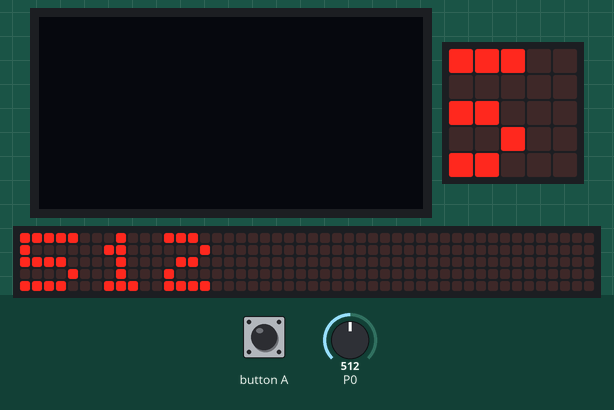
Recording of a program running on a simulated BBC micro:bit (MakeCode). On the bench: 128×64 one-colour display, the board's 5×5 LED display, a strip that is not on the board, showing the scrolling text unrolled. The inputs (shaded band) are chosen by the test bench; at power-on: P0 = 512 (analog values on the 0–1023 scale). The 48×5 strip is a reading aid, not a part: it shows the text the display is scrolling, unrolled, one strip-width of it at a time.

Above: at 1.2 s.
1.3 s: button A pressed for 3 s
At 3.76 s:
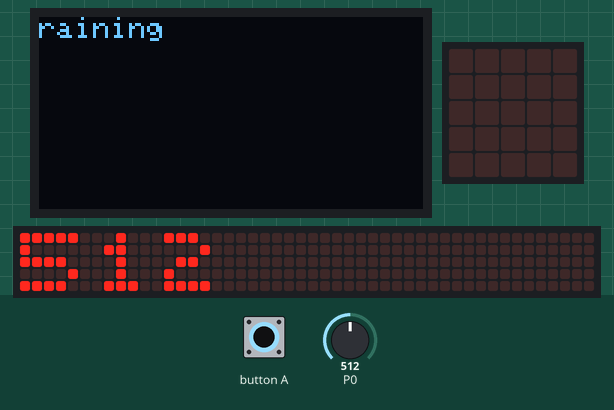
6.0 s: P0 set to 11
At 9.83 s:
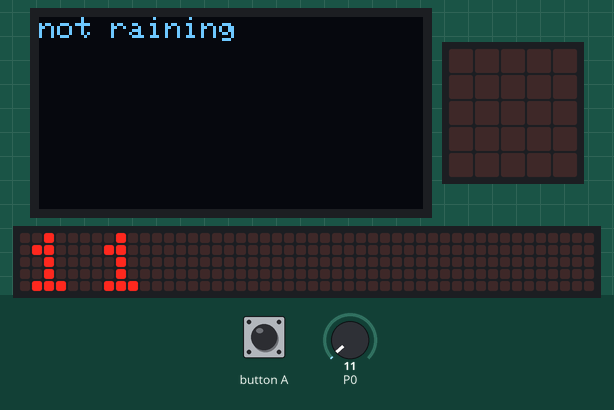
10.7 s: P0 set to 8
At 13.2 s:
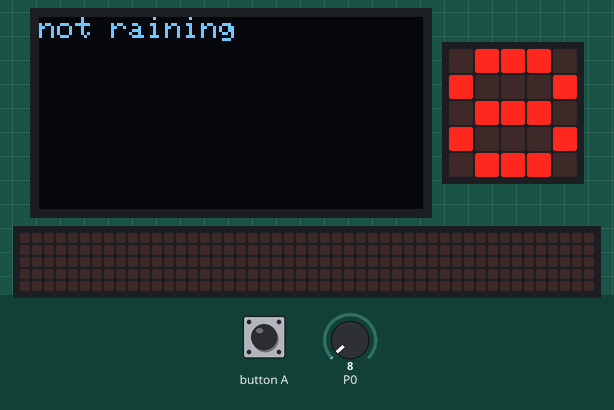
15.4 s: button A pressed for 3 s
At 17.3 s:
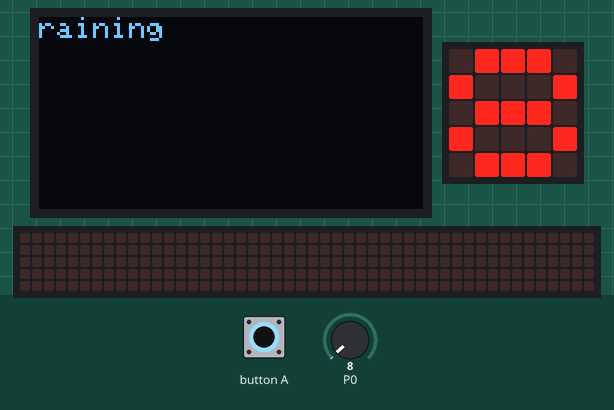
20.1 s: P0 set to 306
At 23.59 s:
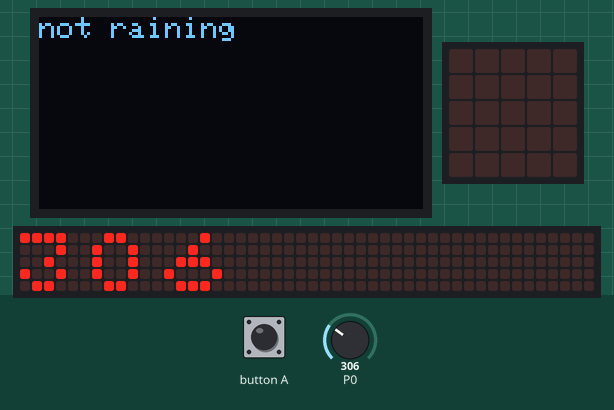

The program:

main.ts
```typescript
OLED.init(128, 64)
basic.forever(function () {
    basic.showNumber(pins.analogReadPin(AnalogPin.P0))
    if (pins.digitalReadPin(DigitalPin.P5) == 0) {
        OLED.clear()
        OLED.writeString("raining")
    } else {
        OLED.clear()
        OLED.writeString("not raining")
    }
})
```

test.ts
```typescript
// 在此处测试；当此软件包作为插件使用时，将不会编译此软件包。
```

Measured:
- the behaviour switches between 10 and 9 on P0 (found by bisection; images 2 and 3)
- after the input at 1.3 s, the display: first differs from a run without the input after 2.4 s (image 1 shows a later state)
- after the input at 15.4 s, the display: changes after 0.67 s (image 4)
- after the input at 20.1 s, the display: first changes at once (image 5 shows a later state)
- what the display in image 2 shows lasts 0.5 s, from 9.6 s to 10.1 s
